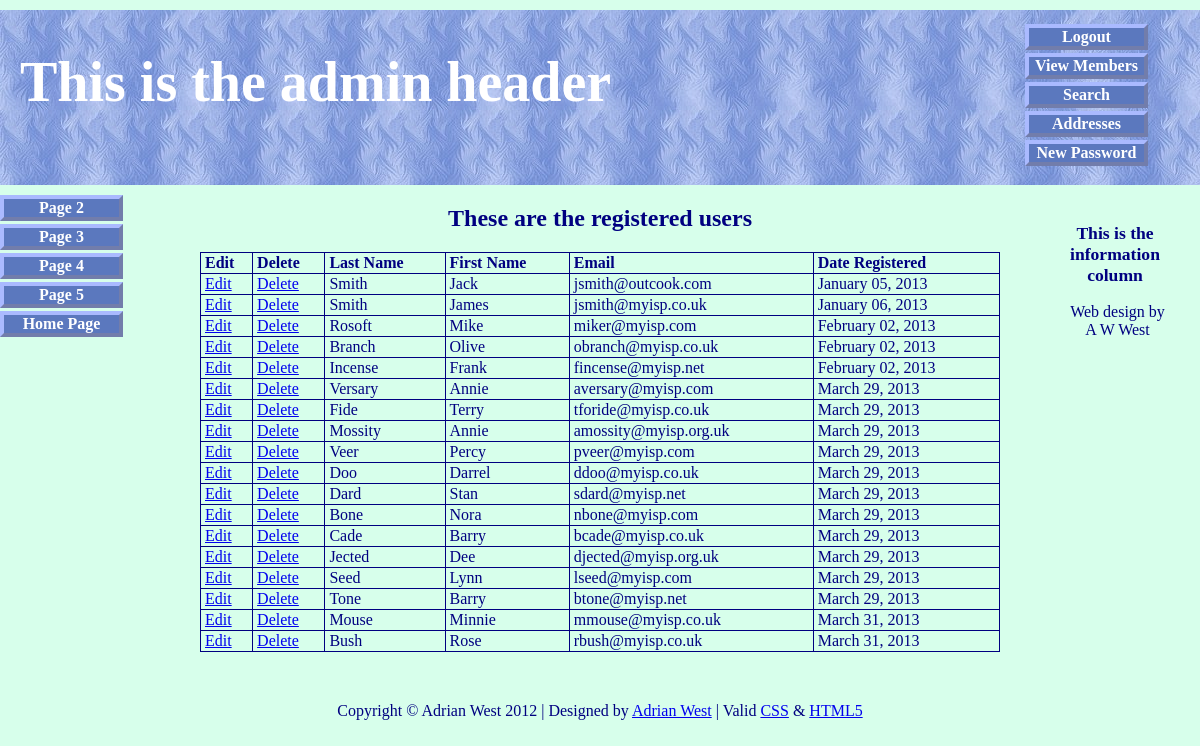
Page /view_users-page.php (signed in) on the committed database.
### tables this page shows
CREATE TABLE IF NOT EXISTS `users` (
  `user_id` mediumint(6) unsigned NOT NULL AUTO_INCREMENT,
  `title` char(10) NOT NULL,
  `fname` varchar(30) NOT NULL,
  `lname` varchar(40) NOT NULL,
  `email` varchar(50) NOT NULL,
  `psword` char(40) NOT NULL,
  `uname` char(12) NOT NULL,
  `registration_date` datetime NOT NULL,
  `class` char(20) NOT NULL,
  `user_level` tinyint(2) unsigned NOT NULL,
  `addr1` varchar(50) NOT NULL,
  `addr2` varchar(50) DEFAULT NULL,
  `city` varchar(50) NOT NULL,
  `county` char(20) NOT NULL,
  `pcode` char(10) NOT NULL,
  `phone` char(11) DEFAULT NULL,
  `paid` enum('No','Yes') NOT NULL,
  PRIMARY KEY (`user_id`)
);

### view_users-page.php (the view, shortened to what this page needs)
<!doctype html>
<html lang=en>
<head>
<link rel="stylesheet" type="text/css" href="includes.css">
</head>
<body>
<div id="container">
<?php include("includes/header-admin.php"); ?>
<?php include("includes/nav.php"); ?>
<?php include("includes/info-col.php"); ?>
<div id="content">
<h2>These are the registered users</h2>
<p>
<?php
require ('mysqli_connect.php');
$q = "SELECT lname, fname, email, DATE_FORMAT(registration_date, '%M %d, %Y') AS regdat, user_id FROM users ORDER BY registration_date ASC";
$result = @mysqli_query ($dbcon, $q);
if ($result) {
echo '<table>
<tr><td align="left"><b>Edit</b></td>
<td align="left"><b>Delete</b></td>
<td align="left"><b>Last Name</b></td>
<td align="left"><b>First Name</b></td>
<td align="left"><b>Email</b></td>
<td align="left"><b>Date Registered</b></td>
</tr>';
while ($row = mysqli_fetch_array($result, MYSQLI_ASSOC)) {
	echo '<tr>
	<td align="left"><a href="edit_user.php?id=' . $row['user_id'] . '">Edit</a></td>
	<td align="left"><a href="delete_user.php?id=' . $row['user_id'] . '">Delete</a></td>
	<td align="left">' . $row['lname'] . '</td>
	<td align="left">' . $row['fname'] . '</td>
	<td align="left">' . $row['email'] . '</td>
	<td align="left">' . $row['regdat'] . '</td>
	</tr>';
	}
	echo '</table>';
} else {
	echo '<p class="error">The current users could not be retrieved. We apologize for any inconvenience.</p>';
	echo '<p>' . mysqli_error($dbcon) . '<br><br />Query: ' . $q . '</p>';
}
?></p>
</div>
<?php include("includes/footer.php"); ?>
</div>
</body>
</html>

### includes/header-admin.php
<div id="header-admin">
<h1>This is the admin header</h1>
<div id="reg-navigation">
		<ul>
			<li><a href="logout.php">Logout</a></li>
			<li><a href="admin_view_users_title.php">View Members</a></li>
			<li><a href="search.php">Search</a></li>
			<li><a href="search_addresses.php">Addresses</a></li>
			<li><a href="register-password.php">New Password</a></li>
		</ul>
</div>
</div>

### includes/nav.php
<div id="nav">
<ul>
<li><a href="page-2.php" title="Page two">Page 2</a></li>
<li><a href="page-3.php" title="Page three">Page 3</a></li>
<li><a href="page-4.php" title="Page four">Page 4</a></li>
<li><a href="page-5.php" title="Page five">Page 5</a></li>
<li><a href="index.php" title="Return to Home Page">Home Page</a></li>
</ul>
</div>

### includes/info-col.php
<div id="info-col">
<h3>This is the information column</h3>
	<p>Web design by <br>A W West</p>
	<p>&nbsp;</p>
</div>

### includes/footer.php
<br>
<div id="footer">
		<p>Copyright &copy; Adrian West 2012 | Designed by <a href="http://www.colycomputerhelp.co.uk/">Adrian West</a> | Valid <a href="http://jigsaw.w3.org/css-validator/">CSS</a> &amp;
		<a href="http://validator.w3.org/">HTML5</a></p>
</div>

### includes.css (style rules this page uses)
h2 { font-size:150%; color:navy; text-align:center; }
h3 { font-size:110%; color:navy; text-align:center; }
#container { position:relative; min-width:960px; max-width:1200px; margin:auto; text-align:left; }
#header, #header-members, #header-admin { margin:10px auto 0 auto; min-width:960px; max-width:1200px; height:175px; background-image: url('images/tile-pale.jpg'); background-repeat: repeat; padding:0; color:white; }
h1 { position:relative; top:40px; font-size:350%; color:white; margin:auto 0 auto 20px; width: 600px; }
#nav ul { position:absolute; top:185px; left:-40px; color:navy; width:135px; text-align:center; margin:0; }
#info-col { position:absolute; top:190px; right:10px; color:navy; width:135px; text-align:center; margin:5px 5px 0 0; }
#info-col h3 { width:130px; }
li { width:115px; list-style-type :none; margin-bottom: 3px; text-align: center; }
li a { display: block; width:115px; color: white; font-weight: bold; text-decoration: none; }
li a { background: #5B78BE; border: 4px outset #aabaff; }
#reg-navigation ul { float:right; font-size:medium; width:160px; margin:-50px 15px 0 88%; }
#content { margin-left:150px; margin-right:150px; }
table { width:800px; border:1px navy solid; border-collapse:collapse; margin:auto; }
td { border:1px navy solid; padding:1px 0 1px 4px; text-align:left; }
#footer { margin:auto; text-align:center; clear:both; }

### rows in the picture
users: lname "Smith", fname "Jack", email "jsmith@outcook.com", regdat "January 05, 2013"
users: lname "Smith", fname "James", email "jsmith@myisp.co.uk", regdat "January 06, 2013"
users: lname "Rosoft", fname "Mike", email "miker@myisp.com", regdat "February 02, 2013"
users: lname "Branch", fname "Olive", email "obranch@myisp.co.uk", regdat "February 02, 2013"
users: lname "Incense", fname "Frank", email "fincense@myisp.net", regdat "February 02, 2013"
users: lname "Versary", fname "Annie", email "aversary@myisp.com", regdat "March 29, 2013"
users: lname "Fide", fname "Terry", email "tforide@myisp.co.uk", regdat "March 29, 2013"
users: lname "Mossity", fname "Annie", email "amossity@myisp.org.uk", regdat "March 29, 2013"
users: lname "Veer", fname "Percy", email "pveer@myisp.com", regdat "March 29, 2013"
users: lname "Doo", fname "Darrel", email "ddoo@myisp.co.uk", regdat "March 29, 2013"
users: lname "Dard", fname "Stan", email "sdard@myisp.net", regdat "March 29, 2013"
users: lname "Bone", fname "Nora", email "nbone@myisp.com", regdat "March 29, 2013"
users: lname "Cade", fname "Barry", email "bcade@myisp.co.uk", regdat "March 29, 2013"
users: lname "Jected", fname "Dee", email "djected@myisp.org.uk", regdat "March 29, 2013"
users: lname "Seed", fname "Lynn", email "lseed@myisp.com", regdat "March 29, 2013"
users: lname "Tone", fname "Barry", email "btone@myisp.net", regdat "March 29, 2013"
users: lname "Mouse", fname "Minnie", email "mmouse@myisp.co.uk", regdat "March 31, 2013"
users: lname "Bush", fname "Rose", email "rbush@myisp.co.uk", regdat "March 31, 2013"
